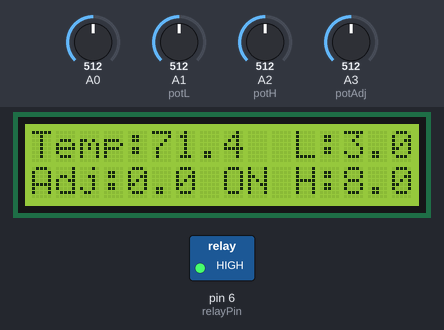
The sketch below on a simulated Arduino Uno, built with avr-gcc and run on an emulated ATmega328P. On the bench: 16×2 character LCD, switched loads named in the sketch (green lamp = pin HIGH). Inputs (shaded band) come from the test bench; at power-on: A0 = 512, A3 (potAdj) = 512, A1 (potL) = 512, A2 (potH) = 512. What the sketch prints to the serial monitor is not drawn.

Above: at 6.26 s.
6.3 s: A0 set to 716
At 7.88 s:
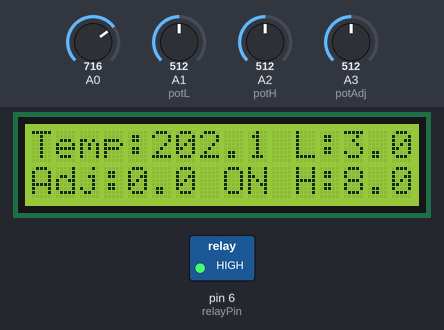
7.9 s: A3 (potAdj) set to 716
At 9.37 s:
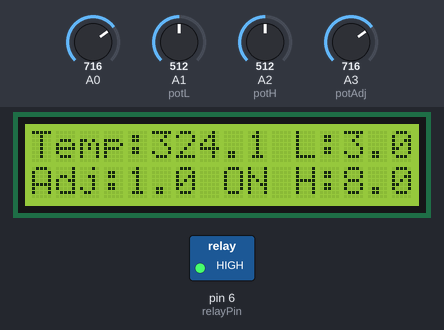
9.4 s: A1 (potL) set to 716
At 10.82 s:
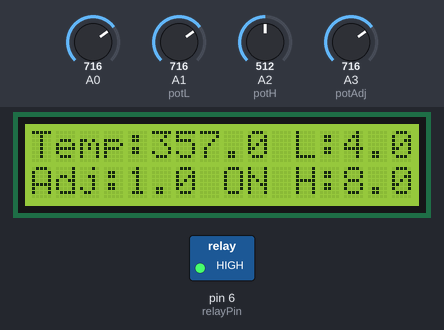
10.9 s: A2 (potH) set to 716
12.4 s: A0 set to 992
At 12.49 s:
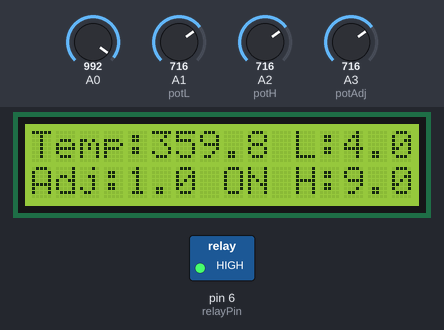
13.9 s: A3 (potAdj) set to 992
At 13.99 s:
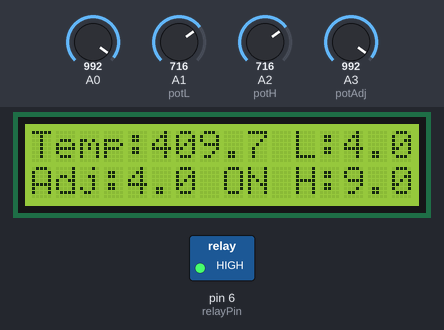
Timing chart, 0 to 16.4 s (numbered marks = the images above; inputs shaded):
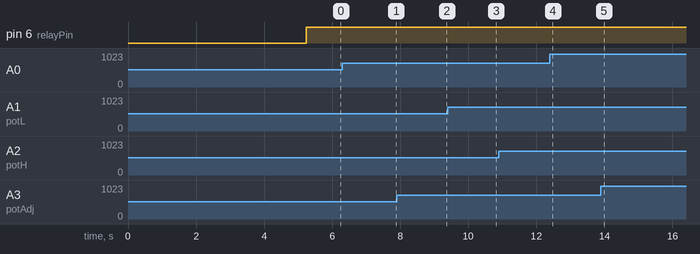

Measured:
- after the input at 12.4 s, the display: first changes after 0.07 s (image 4 shows a later state)

The sketch:

bevfridge_lcd.ino
```cpp
#include <Wire.h>
#include <LiquidCrystal_I2C.h>
LiquidCrystal_I2C lcd(0x27, 16, 2);


int relayPin = 6;
double high;  //set the high temp
double low;   //  set the low temp

int potL = 1;
int potH = 2;
double adjVal;
int potAdj = 3;

int relay = 0;
boolean lowReached = false;
boolean highReached = false;

const int numReadings = 100;

int readings[numReadings];
int readIndex = 0;
double total = 0;
double average = 0;


void setup() {
  // put your setup code here, to run once:
  pinMode(relayPin, OUTPUT);
  digitalWrite(relayPin, 0);
  Serial.begin(9600);

  lcd.begin();
  lcd.backlight();
  lcd.clear();
  lcd.setCursor(0, 0);
  lcd.print("Fridge control");
  delay(5000);
  lcd.clear();

  for (int thisReading = 0; thisReading < numReadings; thisReading++) {
    readings[thisReading] = 0;
  }

}

void loop() {
  // set low and high
  low = map(analogRead(potL), 0, 1023, 0, 6);
  high = map(analogRead(potH), 0, 1023, 4, 12);

  adjVal = map(analogRead(potAdj), 0.0, 1023.0, -5.0, 5.0);


  //temperature
  total = total - readings[readIndex];
  readings[readIndex] = getTempC(0);  //derfine temp pin and read from function
  total = total + readings[readIndex];
  readIndex = readIndex + 1;
  if (readIndex >= numReadings) {
    readIndex = 0;
  }
  average = (total / numReadings) + adjVal;
  Serial.println(average);

  lcd.setCursor(0, 0);
  lcd.print("Temp:");
  lcd.setCursor(5, 0);
  lcd.print(average, 1);

  lcd.setCursor(0, 1);
  lcd.print("Adj:");
  lcd.setCursor(4, 1);
  lcd.print(adjVal, 1);

  lcd.setCursor(11, 0);
  lcd.print("L:");
  lcd.setCursor(13, 0);
  lcd.print(low, 1);

  lcd.setCursor(11, 1);
  lcd.print("H:");
  lcd.setCursor(13, 1);
  lcd.print(high, 1);


  //control
  if (average >= high && lowReached == false) {
    digitalWrite(relayPin, 1);
    lowReached = true;
    lcd.clear();
    lcd.setCursor(8, 1);
    lcd.print("ON");
  }

  if (average <= low && lowReached == true) {
    digitalWrite(relayPin, 0);
    lowReached = false;
    lcd.clear();
    lcd.setCursor(8, 1);
    lcd.print("  ");
      }

  delay(10);

}

////A function to get the temperature
double getTempC(int tempPin) {
  int adcReading = analogRead(tempPin);
  double tempC = (5.1 * adcReading * 100.0) / 1024.0;
  return tempC;
}
```
